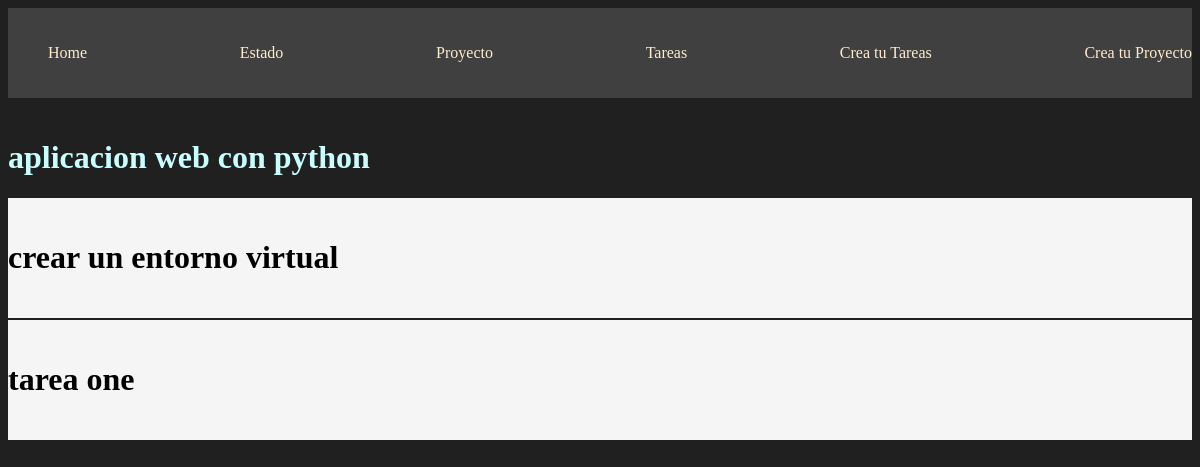
The app's page /projects/2, older data.
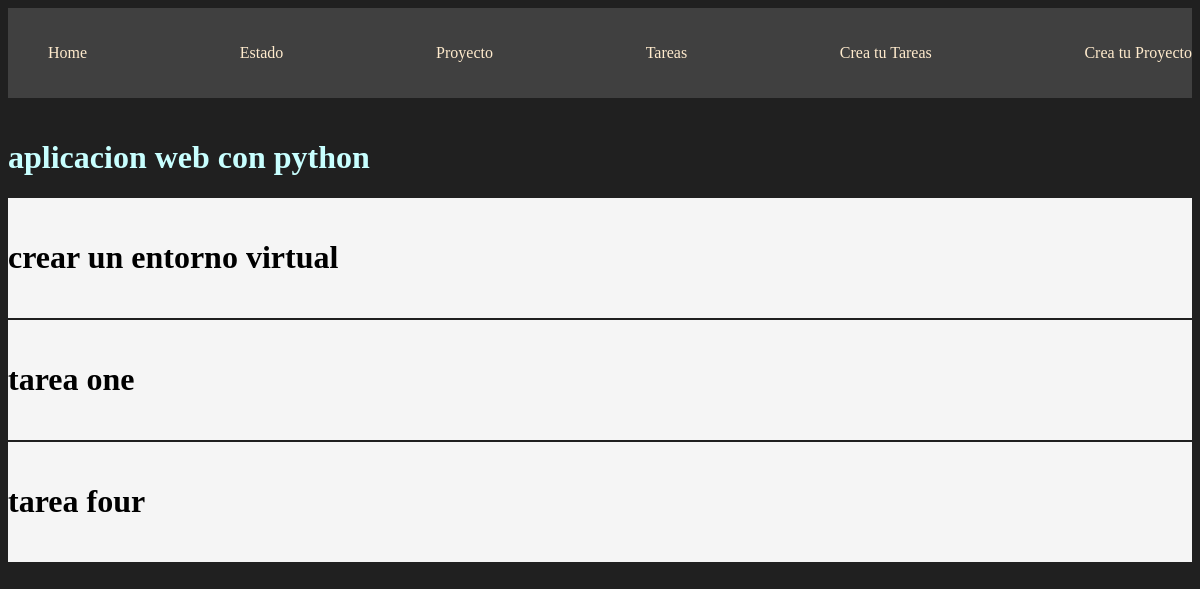
The same page, newer data.
### store/models.py (models this page shows, shortened)
class Task(models.Model):
    title = models.CharField(max_length=100)#para un numero de textos permitidos escribir
    description = models.TextField()#para textos mucho mas largos
    Project = models.ForeignKey(Project, on_delete=models.CASCADE)#Aqui se hace la relacion de las dos clases o mejor dicho de las dos tablas
    done = models.BooleanField(default=False)

### store/views.py (the view)
# urls.py: path('projects/<int:id>', views.Projec_detail, name="project_detail")
def Projec_detail(request, id):
    proyecto = get_object_or_404(Project ,id=id)
    tasks = Task.objects.filter(Project_id=id)
    return render(request, 'projects/detail.html', {'project': proyecto, 'tasks': tasks })

### store/models.py (called while the page is built)
    def __str__(self):
        return self.name #aqui se retorna o muestra el nombre del proyecto que se tiene en la base de datos

### store/templates/projects/detail.html
{% extends "layouts/base.html" %}
{% block content %}
<h1>{{project}}</h1>
{% for i in tasks %}
<div class="card">
    <h1>{{i.title}}</h1>
</div>
{% endfor %}
{% endblock %}

Row changes from the older to the newer data that the page shows:
added Task: title "tarea four"
